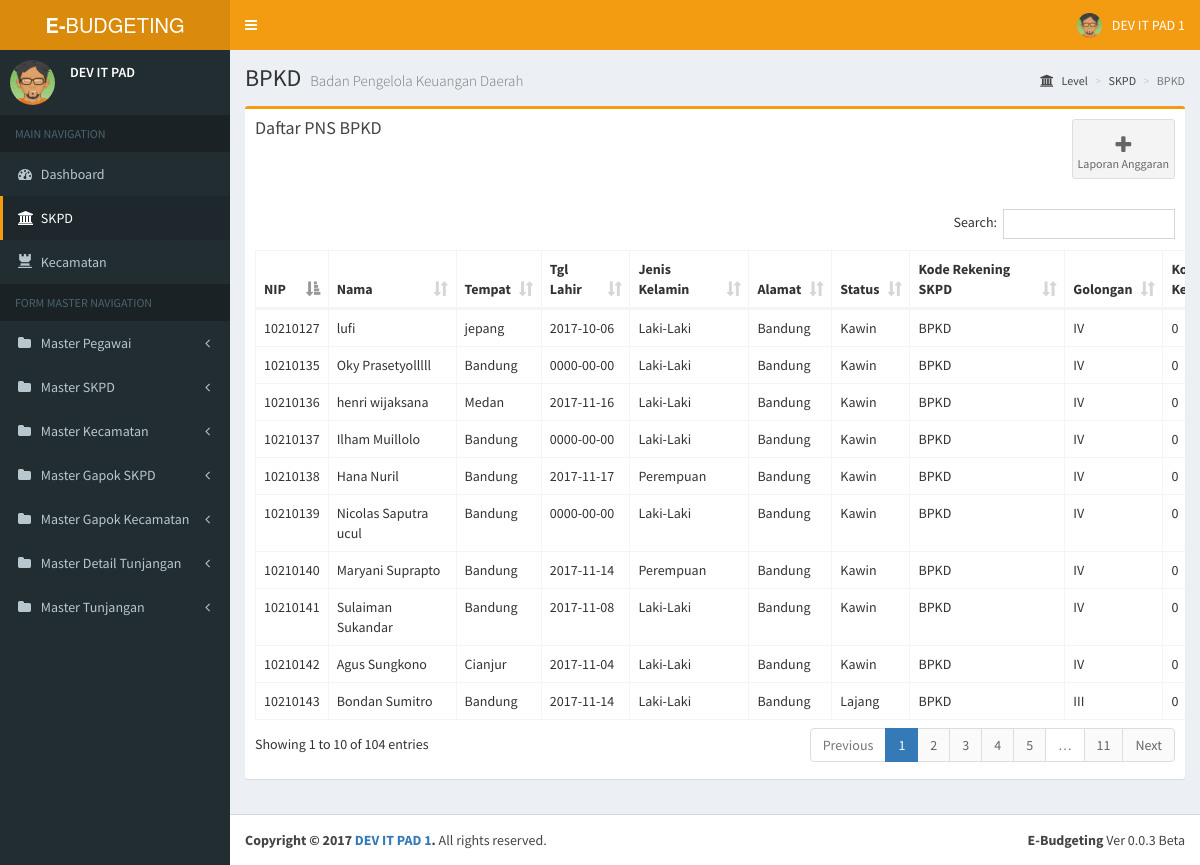
Screenshot of /home.php?page=bpkd_view_pegawai with the database file from the repository.
### tables this page shows
CREATE TABLE `pegawai` (
  `nip` varchar(50) NOT NULL,
  `nama` varchar(50) DEFAULT NULL,
  `tempat_lahir` varchar(50) DEFAULT NULL,
  `tgl_lahir` date DEFAULT NULL,
  `jenis_kelamin` enum('Laki-Laki','Perempuan') DEFAULT NULL,
  `alamat` varchar(50) DEFAULT NULL,
  `status_perkawinan` enum('Lajang','Kawin','Janda','Duda') DEFAULT NULL,
  `kd_rek_skpd` varchar(50) DEFAULT NULL,
  `kd_golongan` varchar(10) DEFAULT NULL,
  `kd_rek_kecamatan` varchar(50) DEFAULT NULL,
  `eselon` varchar(10) DEFAULT NULL,
  `jml_anak` enum('1','2','0') DEFAULT NULL,
  PRIMARY KEY (`nip`),
  KEY `kd_rek_skpd` (`kd_rek_skpd`),
  KEY `kd_golongan` (`kd_golongan`),
  KEY `kd_rek_kecamatan` (`kd_rek_kecamatan`),
  CONSTRAINT `pegawai_ibfk_1` FOREIGN KEY (`kd_rek_skpd`) REFERENCES `skpd` (`kd_rek_skpd`) ON DELETE CASCADE ON UPDATE CASCADE,
  CONSTRAINT `pegawai_ibfk_2` FOREIGN KEY (`kd_golongan`) REFERENCES `golongan` (`kd_golongan`) ON DELETE CASCADE ON UPDATE CASCADE,
  CONSTRAINT `pegawai_ibfk_3` FOREIGN KEY (`kd_rek_kecamatan`) REFERENCES `kecamatan` (`kd_rek_kecamatan`) ON DELETE CASCADE ON UPDATE CASCADE
);

### page/skpd/bpkd/view_pegawai.php (the view, shortened to what this page needs)
<section class="content-header">
  <h1>
    BPKD
    <small>Badan Pengelola Keuangan Daerah</small>
  </h1>
  <ol class="breadcrumb">
    <li><a href="#"><i class="fa fa-institution"></i> Level</a></li>
    <li class="active"><a href="?page=skpd">SKPD</a></li>
    <li class="active">BPKD</li>
  </ol>
</section>
<section class="content container-fluid">
	      <div class="row">
	        <div class="col-xs-12">
	          <div class="box box-warning">
	            <div class="box-header">
	            	<div class="row">
	            		<div class="col-sm-6">
	            			<h3 class="box-title">Daftar PNS BPKD</h3>
	            		</div>
	            		<div class="col-sm-6">
	            		<div class=" pull-right">
						    <a class="btn btn-app" href="?page=bpkd_view_anggaran">
								<i class="fa fa-plus"></i> Laporan Anggaran
						    </a>
						</div>
	            		</div>
	            	</div>
	            </div>
	            <div class="box-body" style="overflow-x: scroll;">
	              <table id="bpkd-table" class="table table-bordered table-hover" style="width: 140%;">
	                <thead>
	                <tr>
	                  <th>NIP</th>
	                  <th>Nama</th>
	                  <th>Tempat</th>
	                  <th>Tgl Lahir</th>
	                  <th>Jenis Kelamin</th>
	                  <th>Alamat</th>
	                  <th>Status</th>
					  <th>Kode Rekening SKPD</th>
	                  <th>Golongan</th>
	                  <th>Kode Rekening Kecamatan</th>
	                </tr>
	                </thead>
	                <tbody>
	            	<?php
				$con = mysqli_connect("localhost","root","","ebudget");
				$result = mysqli_query($con,"SELECT * FROM pegawai WHERE kd_rek_skpd LIKE '%BPKD'");
				while($row = mysqli_fetch_array($result))
				{
				?>
				<tr class='default'>
					<td><?php echo $row[0]; ?></td>
					<td><?php echo $row[1]; ?></td>
					<td><?php echo $row[2]; ?></td>
					<td><?php echo $row[3]; ?></td>
					<td><?php echo $row[4]; ?></td>
					<td><?php echo $row[5]; ?></td>
					<td><?php echo $row[6]; ?></td>
					<td><?php echo $row[7]; ?></td>
					<td><?php echo $row[8]; ?></td>
					<td><?php echo $row[9]; ?></td>
			</tr>
			<?php
				}
			?>
	              </table>
	            </div>
	          </div>
	        </div>
	    </div>
</section>

### rows the page displays
pegawai: nip "10210127", nama "lufi", tempat_lahir "jepang", tgl_lahir "2017-10-06", jenis_kelamin "Laki-Laki", alamat "Bandung", status_perkawinan "Kawin", kd_rek_skpd "BPKD", kd_golongan "IV", kd_rek_kecamatan "0"
pegawai: nip "10210135", nama "Oky Prasetyolllll", tempat_lahir "Bandung", tgl_lahir "0000-00-00", jenis_kelamin "Laki-Laki", alamat "Bandung", status_perkawinan "Kawin", kd_rek_skpd "BPKD", kd_golongan "IV", kd_rek_kecamatan "0"
pegawai: nip "10210136", nama "henri wijaksana", tempat_lahir "Medan", tgl_lahir "2017-11-16", jenis_kelamin "Laki-Laki", alamat "Bandung", status_perkawinan "Kawin", kd_rek_skpd "BPKD", kd_golongan "IV", kd_rek_kecamatan "0"
pegawai: nip "10210137", nama "Ilham Muillolo", tempat_lahir "Bandung", tgl_lahir "0000-00-00", jenis_kelamin "Laki-Laki", alamat "Bandung", status_perkawinan "Kawin", kd_rek_skpd "BPKD", kd_golongan "IV", kd_rek_kecamatan "0"
pegawai: nip "10210138", nama "Hana Nuril", tempat_lahir "Bandung", tgl_lahir "2017-11-17", jenis_kelamin "Perempuan", alamat "Bandung", status_perkawinan "Kawin", kd_rek_skpd "BPKD", kd_golongan "IV", kd_rek_kecamatan "0"
pegawai: nip "10210139", nama "Nicolas Saputra ucul", tempat_lahir "Bandung", tgl_lahir "0000-00-00", jenis_kelamin "Laki-Laki", alamat "Bandung", status_perkawinan "Kawin", kd_rek_skpd "BPKD", kd_golongan "IV", kd_rek_kecamatan "0"
pegawai: nip "10210140", nama "Maryani Suprapto", tempat_lahir "Bandung", tgl_lahir "2017-11-14", jenis_kelamin "Perempuan", alamat "Bandung", status_perkawinan "Kawin", kd_rek_skpd "BPKD", kd_golongan "IV", kd_rek_kecamatan "0"
pegawai: nip "10210141", nama "Sulaiman Sukandar", tempat_lahir "Bandung", tgl_lahir "2017-11-08", jenis_kelamin "Laki-Laki", alamat "Bandung", status_perkawinan "Kawin", kd_rek_skpd "BPKD", kd_golongan "IV", kd_rek_kecamatan "0"
pegawai: nip "10210142", nama "Agus Sungkono", tempat_lahir "Cianjur", tgl_lahir "2017-11-04", jenis_kelamin "Laki-Laki", alamat "Bandung", status_perkawinan "Kawin", kd_rek_skpd "BPKD", kd_golongan "IV", kd_rek_kecamatan "0"
pegawai: nip "10210143", nama "Bondan Sumitro", tempat_lahir "Bandung", tgl_lahir "2017-11-14", jenis_kelamin "Laki-Laki", alamat "Bandung", status_perkawinan "Lajang", kd_rek_skpd "BPKD", kd_golongan "III", kd_rek_kecamatan "0"
